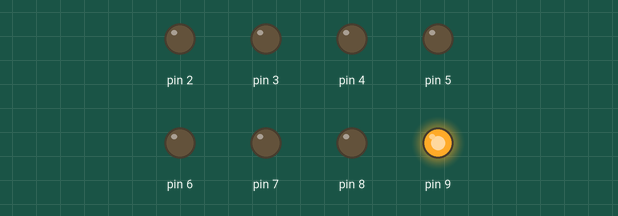
Simulated run of this sketch. Board: Arduino Uno, built with avr-gcc and run on an emulated ATmega328P. Parts: output pins drawn as LEDs (lit = HIGH).

Above: at 0.2 s.
At 0.7 s:
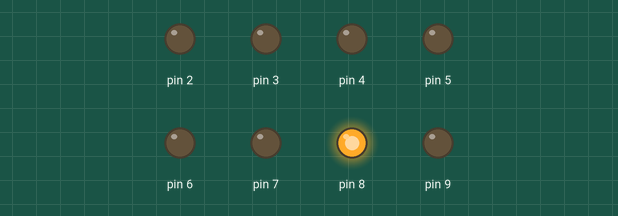
At 2.2 s:
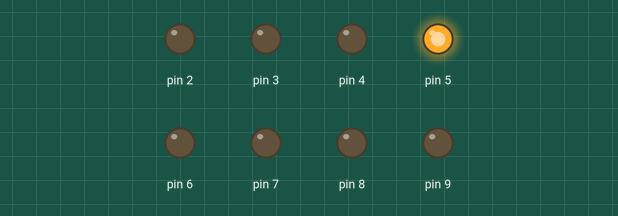
At 4.2 s:
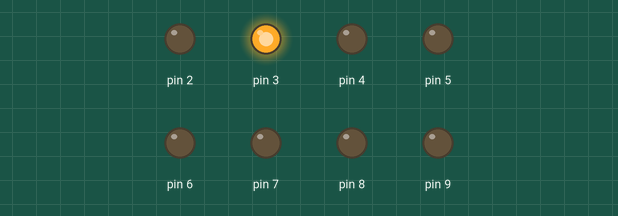
At 6.2 s:
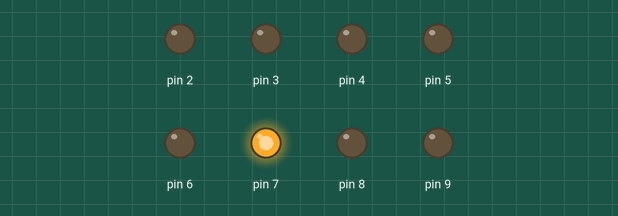
At 8.7 s:
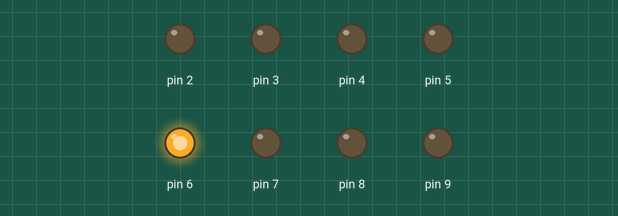
Timing chart, 0 to 9.1 s (numbered marks = the images above):
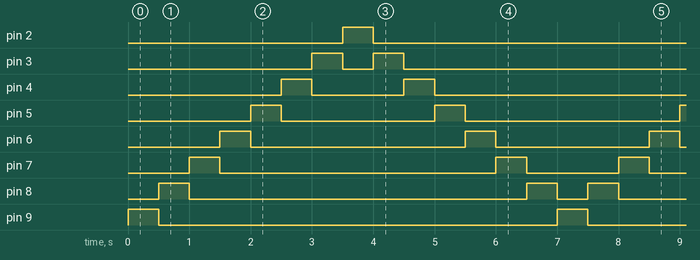

The sketch:

DIODA.ino
```cpp
#include <ISADefinitions.h>
int i;

void setup() {
  // put your setup code here, to run once:
  pinMode(LED1,OUTPUT);
  digitalWrite(LED1,HIGH);
}

void loop() {
  // put your main code here, to run repeatedly:
  for(i=0;i<8;i++)
  {
    pinMode(LEDS[i],OUTPUT);
    digitalWrite(LEDS[i],HIGH);
    delay(500);
    digitalWrite(LEDS[i],LOW);
  }
  for(i=1;i<7;i++)
  {
    digitalWrite(LEDS[7-i],HIGH);
    delay(500);
    digitalWrite(LEDS[7-i],LOW);
  }
}
```

Measured:
- by itself, pin 2, pin 9: alternates HIGH for 0.50 s and LOW for 6.5 s
- by itself, pin 3: repeats every 7.0 s: LOW 0.50 s, HIGH 0.50 s, LOW 5.5 s, HIGH 0.50 s
- by itself, pin 4: repeats every 7.0 s: LOW 1.5 s, HIGH 0.50 s, LOW 4.5 s, HIGH 0.50 s
- by itself, pin 5: repeats every 7.0 s: LOW 2.5 s, HIGH 0.50 s, LOW 3.5 s, HIGH 0.50 s
- by itself, pin 6: repeats every 7.0 s: LOW 3.5 s, HIGH 0.50 s, LOW 2.5 s, HIGH 0.50 s
- by itself, pin 7: repeats every 7.0 s: LOW 4.5 s, HIGH 0.50 s, LOW 1.5 s, HIGH 0.50 s
- by itself, pin 8: repeats every 7.0 s: LOW 5.5 s, HIGH 0.50 s, LOW 0.50 s, HIGH 0.50 s
